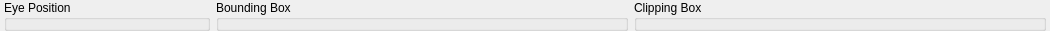
<?xml version="1.0" encoding="UTF-8"?>
<ui version="4.0">
 <class>ui::assets::studiomodel::ModelDataPanel</class>
 <widget class="QWidget" name="ui::assets::studiomodel::ModelDataPanel">
  <property name="geometry">
   <rect>
    <x>0</x>
    <y>0</y>
    <width>1038</width>
    <height>120</height>
   </rect>
  </property>
  <property name="windowTitle">
   <string>Form</string>
  </property>
  <layout class="QHBoxLayout" name="MainLayout">
   <property name="sizeConstraint">
    <enum>QLayout::SetFixedSize</enum>
   </property>
   <property name="leftMargin">
    <number>4</number>
   </property>
   <property name="topMargin">
    <number>0</number>
   </property>
   <property name="rightMargin">
    <number>4</number>
   </property>
   <property name="bottomMargin">
    <number>0</number>
   </property>
   <item>
    <widget class="QGroupBox" name="groupBox">
     <property name="layoutDirection">
      <enum>Qt::LeftToRight</enum>
     </property>
     <property name="title">
      <string>Eye Position</string>
     </property>
     <property name="flat">
      <bool>true</bool>
     </property>
     <layout class="QVBoxLayout" name="verticalLayout">
      <property name="spacing">
       <number>0</number>
      </property>
      <property name="leftMargin">
       <number>0</number>
      </property>
      <property name="topMargin">
       <number>0</number>
      </property>
      <property name="rightMargin">
       <number>0</number>
      </property>
      <property name="bottomMargin">
       <number>0</number>
      </property>
      <item>
       <widget class="qt::widgets::Vector3Edit" name="EyePosition" native="true">
        <property name="sizePolicy">
         <sizepolicy hsizetype="Fixed" vsizetype="Preferred">
          <horstretch>0</horstretch>
          <verstretch>0</verstretch>
         </sizepolicy>
        </property>
        <property name="minimumSize">
         <size>
          <width>200</width>
          <height>0</height>
         </size>
        </property>
        <property name="maximumSize">
         <size>
          <width>200</width>
          <height>16777215</height>
         </size>
        </property>
       </widget>
      </item>
     </layout>
    </widget>
   </item>
   <item>
    <widget class="QGroupBox" name="groupBox_2">
     <property name="title">
      <string>Bounding Box</string>
     </property>
     <property name="flat">
      <bool>true</bool>
     </property>
     <layout class="QHBoxLayout" name="BoundingBoxLayout">
      <property name="leftMargin">
       <number>0</number>
      </property>
      <property name="topMargin">
       <number>0</number>
      </property>
      <property name="rightMargin">
       <number>0</number>
      </property>
      <property name="bottomMargin">
       <number>0</number>
      </property>
      <item>
       <widget class="qt::widgets::Vector3Edit" name="BBoxMin" native="true">
        <property name="sizePolicy">
         <sizepolicy hsizetype="Fixed" vsizetype="Preferred">
          <horstretch>0</horstretch>
          <verstretch>0</verstretch>
         </sizepolicy>
        </property>
        <property name="minimumSize">
         <size>
          <width>200</width>
          <height>0</height>
         </size>
        </property>
        <property name="maximumSize">
         <size>
          <width>200</width>
          <height>16777215</height>
         </size>
        </property>
       </widget>
      </item>
      <item>
       <widget class="qt::widgets::Vector3Edit" name="BBoxMax" native="true">
        <property name="sizePolicy">
         <sizepolicy hsizetype="Fixed" vsizetype="Preferred">
          <horstretch>0</horstretch>
          <verstretch>0</verstretch>
         </sizepolicy>
        </property>
        <property name="minimumSize">
         <size>
          <width>200</width>
          <height>0</height>
         </size>
        </property>
        <property name="maximumSize">
         <size>
          <width>200</width>
          <height>16777215</height>
         </size>
        </property>
       </widget>
      </item>
     </layout>
    </widget>
   </item>
   <item>
    <widget class="QGroupBox" name="groupBox_3">
     <property name="title">
      <string>Clipping Box</string>
     </property>
     <property name="flat">
      <bool>true</bool>
     </property>
     <layout class="QHBoxLayout" name="ClippingBoxLayout">
      <property name="leftMargin">
       <number>0</number>
      </property>
      <property name="topMargin">
       <number>0</number>
      </property>
      <property name="rightMargin">
       <number>0</number>
      </property>
      <property name="bottomMargin">
       <number>0</number>
      </property>
      <item>
       <widget class="qt::widgets::Vector3Edit" name="CBoxMin" native="true">
        <property name="sizePolicy">
         <sizepolicy hsizetype="Fixed" vsizetype="Preferred">
          <horstretch>0</horstretch>
          <verstretch>0</verstretch>
         </sizepolicy>
        </property>
        <property name="minimumSize">
         <size>
          <width>200</width>
          <height>0</height>
         </size>
        </property>
        <property name="maximumSize">
         <size>
          <width>200</width>
          <height>16777215</height>
         </size>
        </property>
       </widget>
      </item>
      <item>
       <widget class="qt::widgets::Vector3Edit" name="CBoxMax" native="true">
        <property name="sizePolicy">
         <sizepolicy hsizetype="Fixed" vsizetype="Preferred">
          <horstretch>0</horstretch>
          <verstretch>0</verstretch>
         </sizepolicy>
        </property>
        <property name="minimumSize">
         <size>
          <width>200</width>
          <height>0</height>
         </size>
        </property>
        <property name="maximumSize">
         <size>
          <width>200</width>
          <height>16777215</height>
         </size>
        </property>
       </widget>
      </item>
     </layout>
    </widget>
   </item>
  </layout>
 </widget>
 <customwidgets>
  <customwidget>
   <class>qt::widgets::Vector3Edit</class>
   <extends>QWidget</extends>
   <header>qt/widgets/Vector3Edit.hpp</header>
   <container>1</container>
  </customwidget>
 </customwidgets>
 <resources/>
 <connections/>
</ui>
